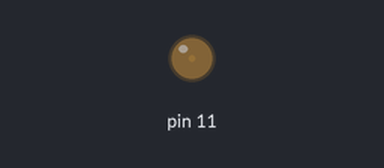
This sketch was run on a simulated Arduino Uno, built with avr-gcc and run on an emulated ATmega328P. Parts: output pins drawn as LEDs (lit = HIGH). What the sketch prints to the serial monitor is not drawn.

Above: at 0.05 s.
At 0.65 s:
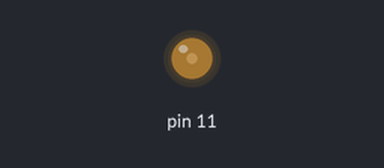
At 1.3 s:
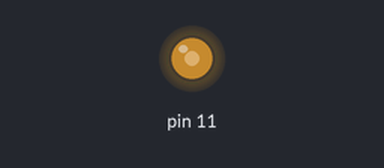
At 2.55 s:
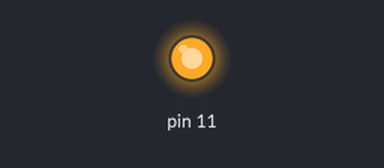
Timing chart, 0 to 6.0 s (numbered marks = the images above):
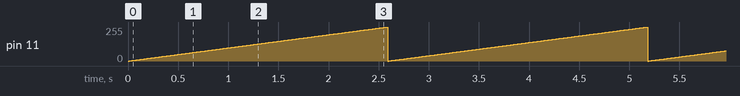

The sketch:

sketch_jul09a.ino
```cpp
void setup() {
  Serial.begin(9600);
  pinMode(11, OUTPUT);
}

void loop() {
  for(int i = 0; i < 1024; i++){
    analogWrite(11, i);
    Serial.println((String)i);
    delay(10);
  }
}
```

Measured:
- by itself, pin 11: ramps from 0/255 to 255/255 and jumps back, once every 2.6 s
